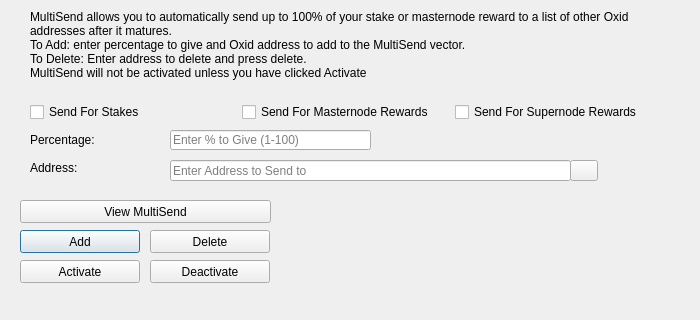
<?xml version="1.0" encoding="UTF-8"?>
<ui version="4.0">
 <class>MultiSendDialog</class>
 <widget class="QDialog" name="MultiSendDialog">
  <property name="windowModality">
   <enum>Qt::NonModal</enum>
  </property>
  <property name="geometry">
   <rect>
    <x>0</x>
    <y>0</y>
    <width>700</width>
    <height>320</height>
   </rect>
  </property>
  <property name="minimumSize">
   <size>
    <width>700</width>
    <height>320</height>
   </size>
  </property>
  <property name="windowTitle">
   <string>MultiSend</string>
  </property>
  <widget class="QLineEdit" name="multiSendPercentEdit">
   <property name="geometry">
    <rect>
     <x>170</x>
     <y>130</y>
     <width>201</width>
     <height>20</height>
    </rect>
   </property>
   <property name="toolTip">
    <string>Enter whole numbers 1 - 100</string>
   </property>
   <property name="placeholderText">
    <string>Enter % to Give (1-100)</string>
   </property>
  </widget>
  <widget class="QLineEdit" name="multiSendAddressEdit">
   <property name="geometry">
    <rect>
     <x>170</x>
     <y>160</y>
     <width>401</width>
     <height>21</height>
    </rect>
   </property>
   <property name="toolTip">
    <string/>
   </property>
   <property name="placeholderText">
    <string>Enter Address to Send to</string>
   </property>
  </widget>
  <widget class="QLabel" name="label_2">
   <property name="geometry">
    <rect>
     <x>30</x>
     <y>10</y>
     <width>641</width>
     <height>81</height>
    </rect>
   </property>
   <property name="lineWidth">
    <number>1</number>
   </property>
   <property name="text">
    <string>MultiSend allows you to automatically send up to 100% of your stake or masternode reward to a list of other Oxid addresses after it matures.
To Add: enter percentage to give and Oxid address to add to the MultiSend vector.
To Delete: Enter address to delete and press delete.
MultiSend will not be activated unless you have clicked Activate</string>
   </property>
   <property name="alignment">
    <set>Qt::AlignLeading|Qt::AlignLeft|Qt::AlignTop</set>
   </property>
   <property name="wordWrap">
    <bool>true</bool>
   </property>
  </widget>
  <widget class="QLabel" name="message">
   <property name="geometry">
    <rect>
     <x>290</x>
     <y>200</y>
     <width>381</width>
     <height>91</height>
    </rect>
   </property>
   <property name="text">
    <string/>
   </property>
  </widget>
  <widget class="QPushButton" name="addButton">
   <property name="geometry">
    <rect>
     <x>20</x>
     <y>230</y>
     <width>120</width>
     <height>23</height>
    </rect>
   </property>
   <property name="toolTip">
    <string/>
   </property>
   <property name="statusTip">
    <string>Add to MultiSend Vector</string>
   </property>
   <property name="text">
    <string>Add</string>
   </property>
  </widget>
  <widget class="QPushButton" name="disableButton">
   <property name="geometry">
    <rect>
     <x>150</x>
     <y>260</y>
     <width>120</width>
     <height>23</height>
    </rect>
   </property>
   <property name="statusTip">
    <string>Deactivate MultiSend</string>
   </property>
   <property name="text">
    <string>Deactivate</string>
   </property>
  </widget>
  <widget class="QPushButton" name="addressBookButton">
   <property name="geometry">
    <rect>
     <x>570</x>
     <y>160</y>
     <width>28</width>
     <height>21</height>
    </rect>
   </property>
   <property name="toolTip">
    <string>Choose an address from the address book</string>
   </property>
   <property name="text">
    <string/>
   </property>
   <property name="icon">
    <iconset resource="../oxid.qrc">
     <normaloff>:/icons/address-book</normaloff>:/icons/address-book</iconset>
   </property>
   <property name="shortcut">
    <string>Alt+A</string>
   </property>
   <property name="autoDefault">
    <bool>false</bool>
   </property>
  </widget>
  <widget class="QLabel" name="label">
   <property name="geometry">
    <rect>
     <x>30</x>
     <y>130</y>
     <width>121</width>
     <height>20</height>
    </rect>
   </property>
   <property name="toolTip">
    <string>Percentage of stake to send</string>
   </property>
   <property name="text">
    <string>Percentage:</string>
   </property>
  </widget>
  <widget class="QLabel" name="label_5">
   <property name="geometry">
    <rect>
     <x>30</x>
     <y>160</y>
     <width>111</width>
     <height>16</height>
    </rect>
   </property>
   <property name="toolTip">
    <string>Address to send portion of stake to</string>
   </property>
   <property name="text">
    <string>Address:</string>
   </property>
  </widget>
  <widget class="QPushButton" name="deleteButton">
   <property name="geometry">
    <rect>
     <x>150</x>
     <y>230</y>
     <width>120</width>
     <height>23</height>
    </rect>
   </property>
   <property name="toolTip">
    <string/>
   </property>
   <property name="statusTip">
    <string>Delete Address From MultiSend Vector</string>
   </property>
   <property name="text">
    <string>Delete</string>
   </property>
  </widget>
  <widget class="QPushButton" name="activateButton">
   <property name="geometry">
    <rect>
     <x>20</x>
     <y>260</y>
     <width>120</width>
     <height>23</height>
    </rect>
   </property>
   <property name="statusTip">
    <string>Activate MultiSend</string>
   </property>
   <property name="text">
    <string>Activate</string>
   </property>
  </widget>
  <widget class="QPushButton" name="viewButton">
   <property name="geometry">
    <rect>
     <x>20</x>
     <y>200</y>
     <width>251</width>
     <height>23</height>
    </rect>
   </property>
   <property name="toolTip">
    <string/>
   </property>
   <property name="statusTip">
    <string>View MultiSend Vector</string>
   </property>
   <property name="text">
    <string>View MultiSend</string>
   </property>
  </widget>
  <widget class="QWidget" name="horizontalLayoutWidget">
   <property name="geometry">
    <rect>
     <x>30</x>
     <y>100</y>
     <width>631</width>
     <height>24</height>
    </rect>
   </property>
   <layout class="QHBoxLayout" name="horizontalLayout">
    <item>
     <widget class="QCheckBox" name="multiSendStakeCheckBox">
      <property name="text">
       <string>Send For Stakes</string>
      </property>
     </widget>
    </item>
    <item>
     <widget class="QCheckBox" name="multiSendMasternodeCheckBox">
      <property name="text">
       <string>Send For Masternode Rewards</string>
      </property>
     </widget>
    </item>
    <item>
     <widget class="QCheckBox" name="multiSendSupernodeCheckBox">
      <property name="text">
       <string>Send For Supernode Rewards</string>
      </property>
     </widget>
    </item>
   </layout>
  </widget>
 </widget>
 <resources>
  <include location="../oxid.qrc"/>
 </resources>
 <connections/>
</ui>
